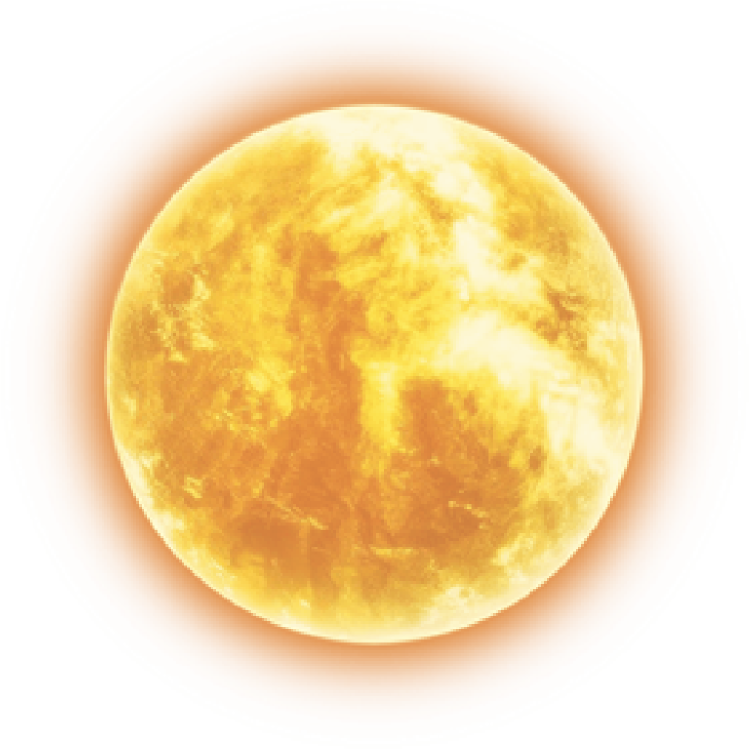
#> input picture Guition-ESP32/img/weather/sunny.png, 1500 x 1500 px (shown at 1/2 size)
$ python render_mockup.py
#> lines starting #> are read from the running program, lines starting #| are printed output that depends on the picture
#!/usr/bin/env python3
"""
Render home-screen mockups for the Guition ESP32-S3-4848S040 (480x480).
Renders at 2x (960x960) for clarity, saves both sizes.
"""
import numpy as np
from PIL import Image, ImageDraw, ImageFont
import os

SCALE = 2          # render at 2× then downscale for the 1× copy
W, H  = 480 * SCALE, 480 * SCALE

def load_font(size, bold=False):
#> called with size = 11, bold = False
    candidates = [
        "C:/Windows/Fonts/NunitoSans-Bold.ttf"    if bold else "C:/Windows/Fonts/NunitoSans-Regular.ttf",
        "C:/Windows/Fonts/calibrib.ttf"            if bold else "C:/Windows/Fonts/calibril.ttf",
        "C:/Windows/Fonts/arialbd.ttf"             if bold else "C:/Windows/Fonts/arial.ttf",
        "C:/Windows/Fonts/segoeui.ttf",
    ]
    for p in candidates:
        if os.path.exists(p):
            try: return ImageFont.truetype(p, size * SCALE)
            except: pass
    return ImageFont.load_default()

F_TINY  = load_font(11)
F_SMALL = load_font(13)
F_MED   = load_font(15)
F_LARGE = load_font(26, bold=True)
F_XL    = load_font(36, bold=True)

def s(v): return v * SCALE   # scale a pixel value

def hx(h):
    h = h.lstrip('#')
    return tuple(int(h[i:i+2], 16) for i in (0, 2, 4))

THEMES = {
    'dark': {
        'label':   'Dark Theme',
        'bg':       hx('343645'),
        'surface':  hx('606682'),
        'surf_opa': 0.30,
        'text':     hx('9BA2BC'),
        'dim':      hx('6A72A0'),
        'bg_image': None,
    },
    'ocean': {
        'label':   'Ocean Theme',
        'bg':       hx('0A2235'),
        'surface':  hx('174B70'),
        'surf_opa': 0.80,
        'text':     hx('88CCE8'),
        'dim':      hx('4A7A9A'),
        'bg_image': None,
    },
    'cherry': {
        'label':   'Cherry Blossom',
        'bg':       hx('1A0610'),
        'surface':  hx('8B2252'),
        'surf_opa': 0.75,
        'text':     hx('FFD6E8'),
        'dim':      hx('C07898'),
        'bg_image': 'Guition-ESP32/img/cherry_bg.png',
    },
    'patriotic': {
        'label':   'Patriotic',
        'bg':       hx('0A1628'),
        'surface':  hx('7B1113'),
        'surf_opa': 0.75,
        'text':     hx('F5F5F0'),
        'dim':      hx('6A99BB'),
        'bg_image': 'Guition-ESP32/img/patriotic_bg.png',
    },
}

def draw_panel(img, x, y, w, h, rgb, alpha, r=10):
    """Alpha-composite a rounded-rect panel onto img (RGB)."""
#> called with x = 20, y = 20, w = 440, h = 40, rgb = (96, 102, 130), alpha = 0.3, r = 10
    ov = Image.new('RGBA', img.size, (0,0,0,0))
#> ov: PIL image 960x960 RGBA; every value is 0
    ImageDraw.Draw(ov).rounded_rectangle(
        [s(x), s(y), s(x+w), s(y+h)], radius=s(r),
        fill=(*rgb, int(alpha*255)))
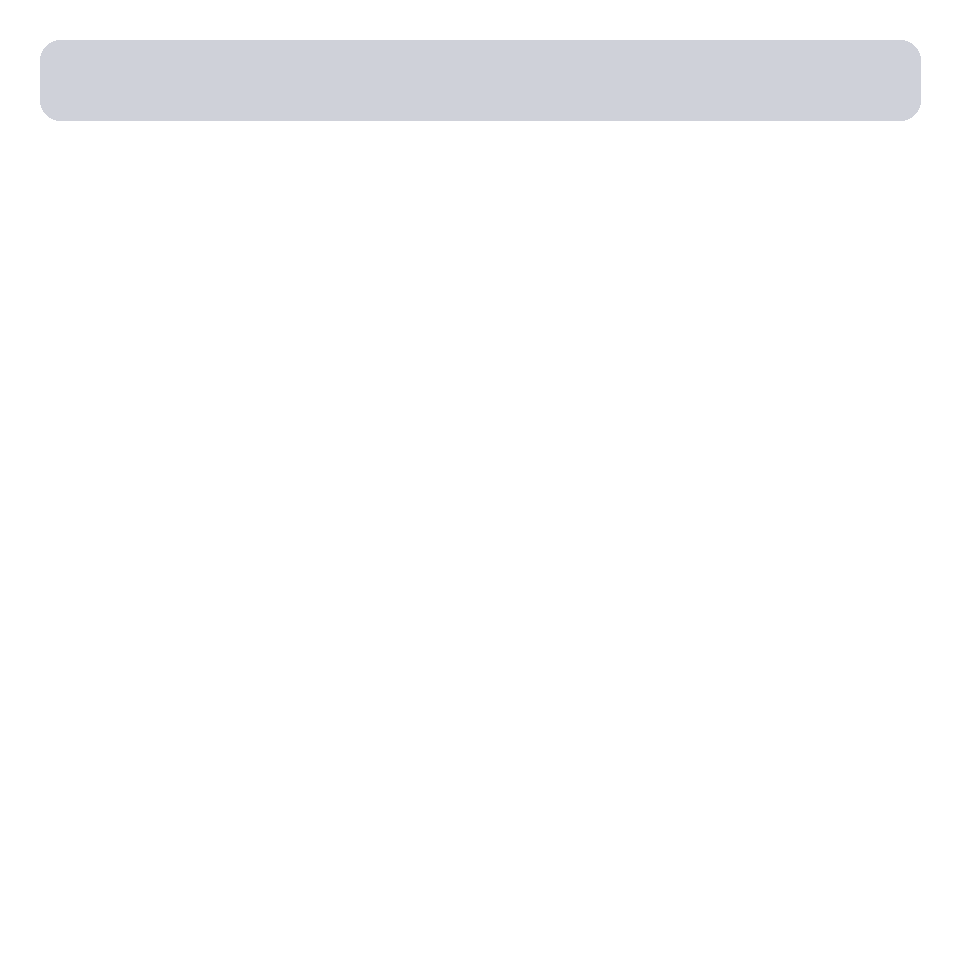
#> ov: PIL image 960x960 RGBA; mean R, G, B, A 7.4, 7.9, 10, 5.9; transparent parts drawn white
    base = img.convert('RGBA')
    img.paste(Image.alpha_composite(base, ov).convert('RGB'))

def tc(img, text, box, font, color):
    d = ImageDraw.Draw(img)
    x0,y0,x1,y1 = [v*SCALE for v in box]
    bb = d.textbbox((0,0), text, font=font)
    tw,th = bb[2]-bb[0], bb[3]-bb[1]
    d.text((x0+(x1-x0-tw)//2, y0+(y1-y0-th)//2), text, font=font, fill=color)

def tl(img, text, x, y, font, color):
#> called with text = 'Saturday, 3/28/2026', x = 33, y = 32, color = (106, 114, 160)
    ImageDraw.Draw(img).text((s(x), s(y)), text, font=font, fill=color)

def tr(img, text, rx, y, font, color):
    d = ImageDraw.Draw(img)
    bb = d.textbbox((0,0), text, font=font)
    d.text((s(rx)-(bb[2]-bb[0]), s(y)), text, font=font, fill=color)

def hline(img, x0, y, x1, color, alpha=80):
    ov = Image.new('RGBA', img.size, (0,0,0,0))
    ImageDraw.Draw(ov).line([(s(x0),s(y)),(s(x1),s(y))], fill=(*color, alpha), width=SCALE)
    img.paste(Image.alpha_composite(img.convert('RGBA'), ov).convert('RGB'))


def render(key):
    t      = THEMES[key]
    bg     = t['bg']
    surf   = t['surface']
    opa    = t['surf_opa']
    col    = t['text']
    dim    = t['dim']

    img = Image.new('RGB', (W, H), bg)

    # ── Background image ──────────────────────────────────────────────────────
    if t['bg_image'] and os.path.exists(t['bg_image']):
        raw = Image.open(t['bg_image']).convert('RGBA')
        raw = raw.resize((W, H), Image.LANCZOS)
        base = Image.new('RGBA', (W, H), (*bg, 255))
        img  = Image.alpha_composite(base, raw).convert('RGB')

    r = 10  # panel corner radius

    # ── Indicators bar  (y:20, 440×40) ───────────────────────────────────────
    draw_panel(img, 20, 20, 440, 40, surf, opa, r)
    tl(img, "Saturday, 3/28/2026", 33, 32, F_SMALL, dim)
    # Right-side status icons
    for sym, ox in [("⚑",140),("≈",100),("●",60),("▲",20)]:
        tr(img, sym, 460-ox+22, 31, F_SMALL, dim)

    # ── Time panel  (x:20, y:80, 220×110) ────────────────────────────────────
    draw_panel(img, 20, 80, 220, 110, surf, opa, r)
#> call 2 of draw_panel, with x = 20, y = 80, w = 220, h = 110, rgb = (96, 102, 130), alpha = 0.3, r = 10
#> in draw_panel (call 2), `ImageDraw.Draw(ov).rounded_rectangle( [s(x), s(y), s(x+w), s(y+h)], ra..`:
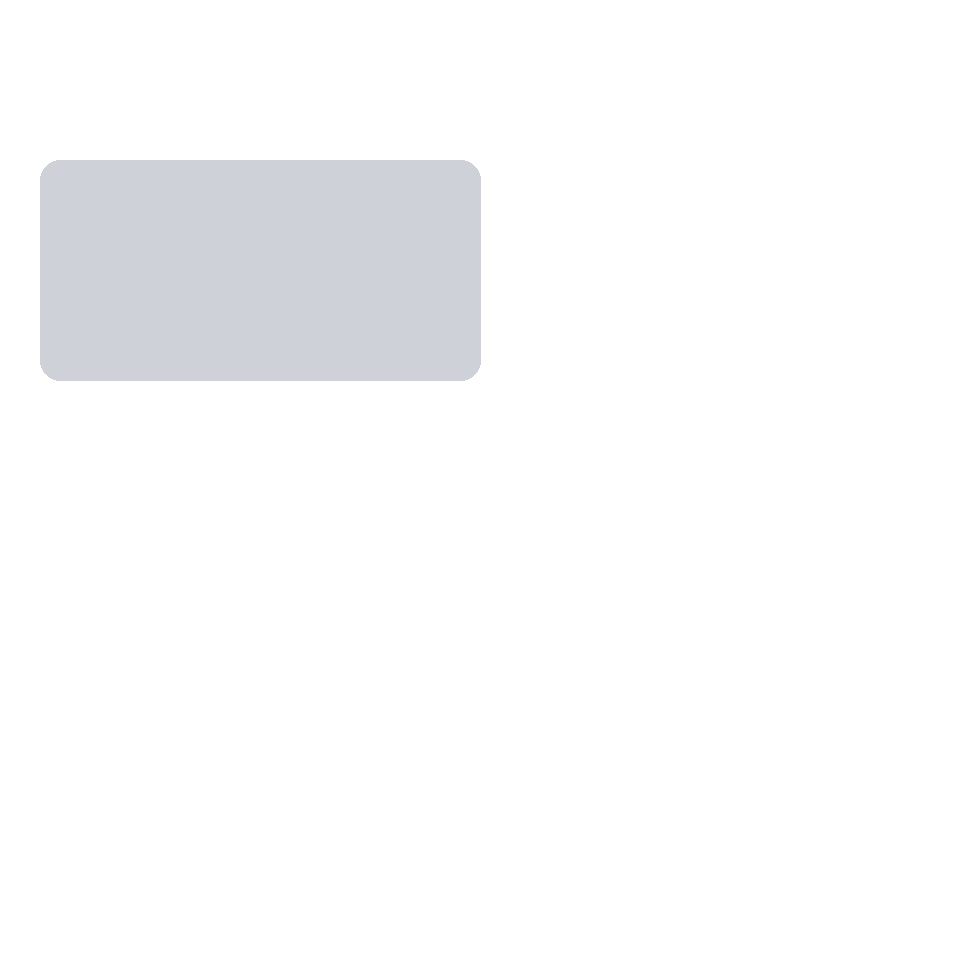
#> ov: PIL image 960x960 RGBA; mean R, G, B, A 10.1, 10.7, 13.7, 8; transparent parts drawn white
    tc(img, "3:45 PM", (20, 80, 240, 190), F_XL, col)
#> in tc, `bb = d.textbbox((0,0), text, font=font)`: bb = (0, 2, 37, 10)
#> in tc, `tw,th = bb[2]-bb[0], bb[3]-bb[1]`: tw = 37; th = 8

    # ── Weather panel  (x:250, y:80, 210×110) ────────────────────────────────
    draw_panel(img, 250, 80, 210, 110, surf, opa, r)
    # Weather icon
    try:
        wi = Image.open('Guition-ESP32/img/weather/sunny.png').convert('RGBA')
#> wi is the input picture: PIL image 1500x1500 RGBA; mean R, G, B, A 238.5, 188.4, 120.7, 124.2
        wi = wi.resize((s(64), s(64)), Image.LANCZOS)
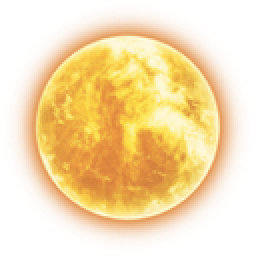
#> wi: PIL image 128x128 RGBA (shown 2 times larger); mean R, G, B, A 186.9, 136.6, 62.6, 124.2; transparent parts drawn white
        tmp = img.convert('RGBA')
        tmp.paste(wi, (s(258), s(103)), wi)
        img = tmp.convert('RGB')
    except:
        ImageDraw.Draw(img).ellipse(
            [s(260),s(102),s(318),s(160)], fill=(255,200,50))
    tr(img, "72°",   458, 90,  F_LARGE, col)
    tr(img, "Sunny", 458, 160, F_SMALL, dim)

    # ── Calendar panel  (x:20, y:200, 440×175) ───────────────────────────────
    draw_panel(img, 20, 200, 440, 175, surf, opa, r)
#> call 4 of draw_panel, with x = 20, y = 200, w = 440, h = 175, rgb = (96, 102, 130), alpha = 0.3, r = 10
#> in draw_panel (call 4), `ImageDraw.Draw(ov).rounded_rectangle( [s(x), s(y), s(x+w), s(y+h)], ra..`:
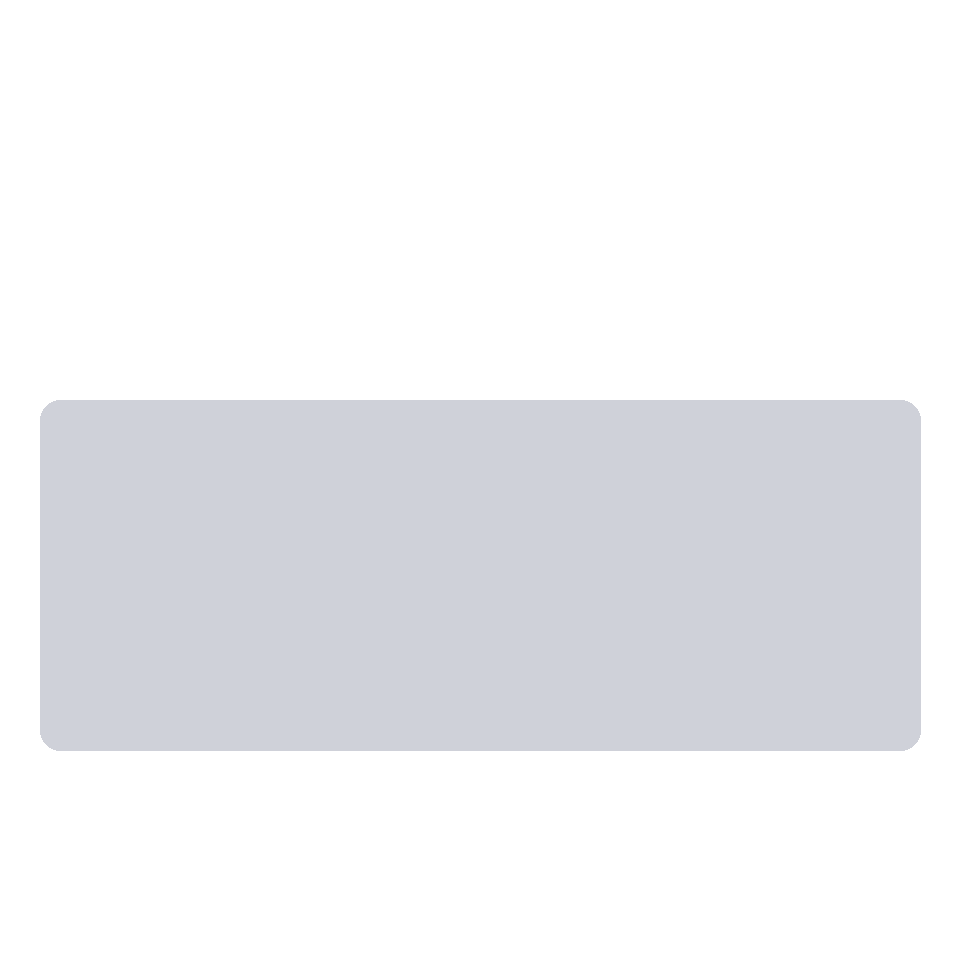
#> ov: PIL image 960x960 RGBA; mean R, G, B, A 32.2, 34.2, 43.6, 25.5; transparent parts drawn white
    tl(img, "▦  Next Events", 32, 209, F_MED, dim)
    hline(img, 28, 230, 452, dim, 80)

    events = [
        ("Mar 29   10:00AM – 11:00AM", "Team standup"),
        ("Mar 30   all day",            "Spring Break"),
        ("Apr 01    2:00PM –  3:30PM",  "Doctor appointment"),
    ]
    for i, (dt, title) in enumerate(events):
        ey = 237 + i*43
        tl(img, dt,    28, ey,    F_TINY, dim)
        tl(img, title, 28, ey+14, F_MED,  col)
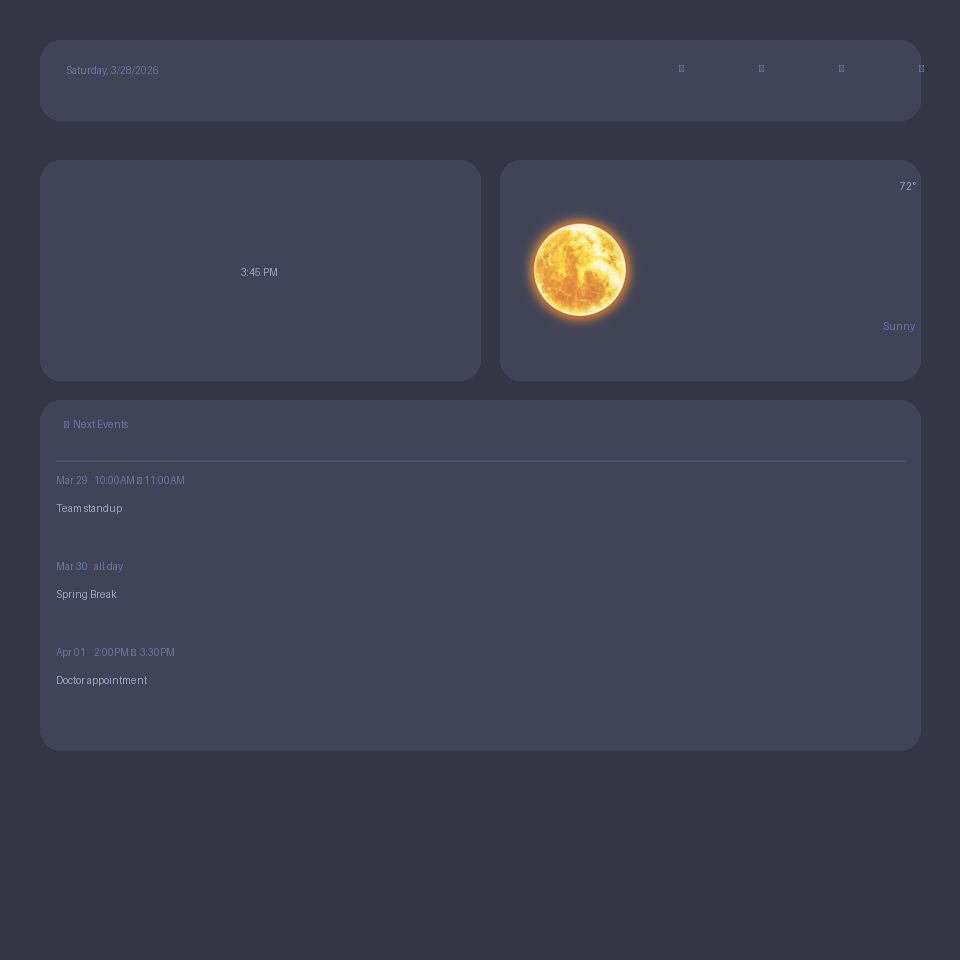
#> img: PIL image 960x960 RGB; mean R, G, B 61.7, 63.8, 80.4

    # ── Bottom nav bar  (440×60, 20px from bottom) ───────────────────────────
    nav_y = 480 - 80
    draw_panel(img, 20, nav_y, 440, 60, surf, 0.25, r)
#> in draw_panel (call 5), `ImageDraw.Draw(ov).rounded_rectangle( [s(x), s(y), s(x+w), s(y+h)], ra..`:
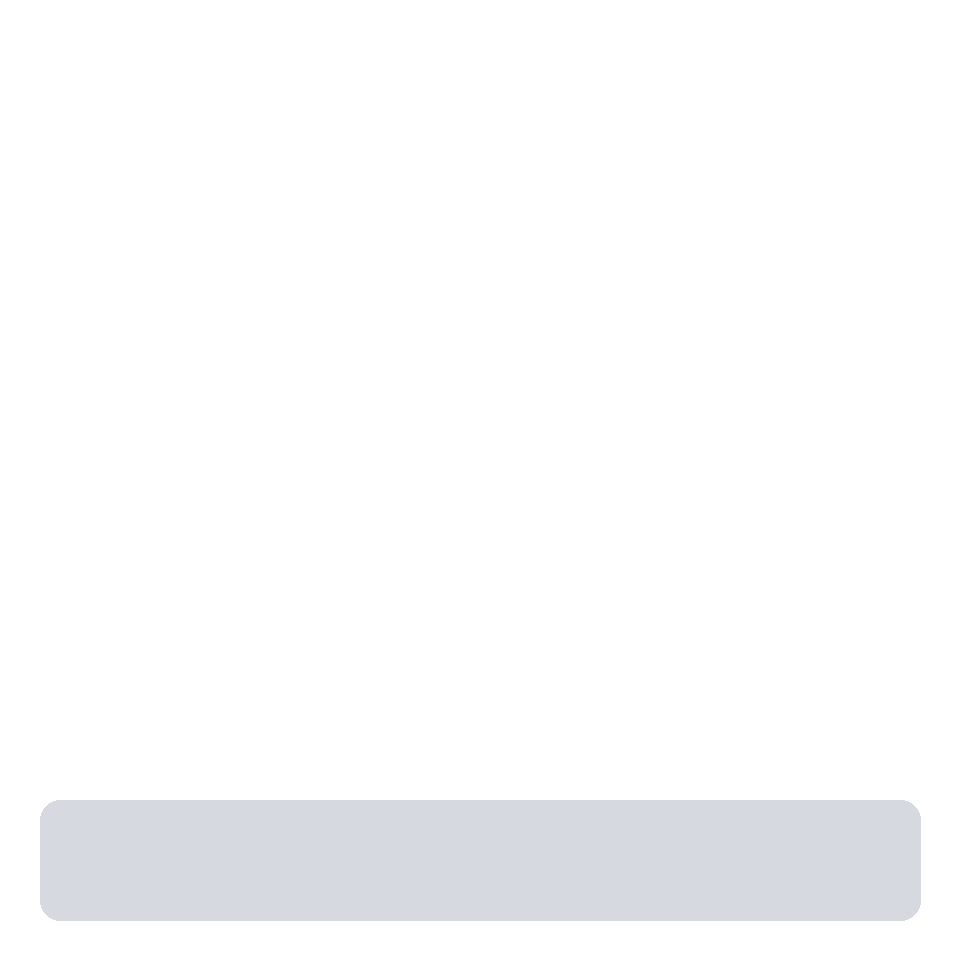
#> ov: PIL image 960x960 RGBA; mean R, G, B, A 11.1, 11.8, 15, 7.3; transparent parts drawn white
    nav_items = [("⌂","Home"),("☼","Lights"),("⚙","Devices"),("≡","Settings")]
    sw = 440 // 4
    for i,(icon,name) in enumerate(nav_items):
        bx = 20 + i*sw + (sw-58)//2
        by = nav_y + 5
        if i == 0:
            draw_panel(img, bx, by, 58, 50, bg, 0.90, 8)
        tc(img, icon, (bx, by,   bx+58, by+32), F_LARGE, col)
        tc(img, name, (bx, by+30, bx+58, by+50), F_TINY,  dim)
#> this loop made 4 passes

    # ── Bezel ─────────────────────────────────────────────────────────────────
    ImageDraw.Draw(img).rounded_rectangle(
        [SCALE,SCALE, W-SCALE, H-SCALE],
        radius=s(14), outline=(*hx('141420'),255), width=SCALE*2)

    # ── Theme label ───────────────────────────────────────────────────────────
    d   = ImageDraw.Draw(img)
    lbl = t['label']
    bb  = d.textbbox((0,0), lbl, font=F_SMALL)
#> bb = (0, 2, 58, 10)
    lw  = bb[2]-bb[0]
#> lw = 58
    d.text(((W-lw)//2, H - s(16)), lbl, font=F_SMALL, fill=(*dim, 140))

    return img


os.makedirs('mockups', exist_ok=True)

imgs = {}
for key in THEMES:
    hi_res = render(key)
    hi_res.save(f'mockups/mockup_{key}_2x.png')
    lo_res = hi_res.resize((480, 480), Image.LANCZOS)
    lo_res.save(f'mockups/mockup_{key}.png')
    imgs[key] = hi_res
    print(f"  mockup_{key}  ({480}×{480} + 2x)")

# 2×2 overview grid at 1× size
THUMB = 480
#> THUMB = 480
PAD   = 12
gw = THUMB*2 + PAD*3
#> gw = 996
gh = THUMB*2 + PAD*3
#> gh = 996
grid = Image.new('RGB', (gw, gh), hx('0D0D14'))
for idx, key in enumerate(THEMES):
    thumb = imgs[key].resize((THUMB, THUMB), Image.LANCZOS)
    ci, ri = idx % 2, idx // 2
    grid.paste(thumb, (PAD + ci*(THUMB+PAD), PAD + ri*(THUMB+PAD)))
grid.save('mockups/mockup_all_themes.png')
print("  mockup_all_themes")
print("\nDone — mockups/ directory")
